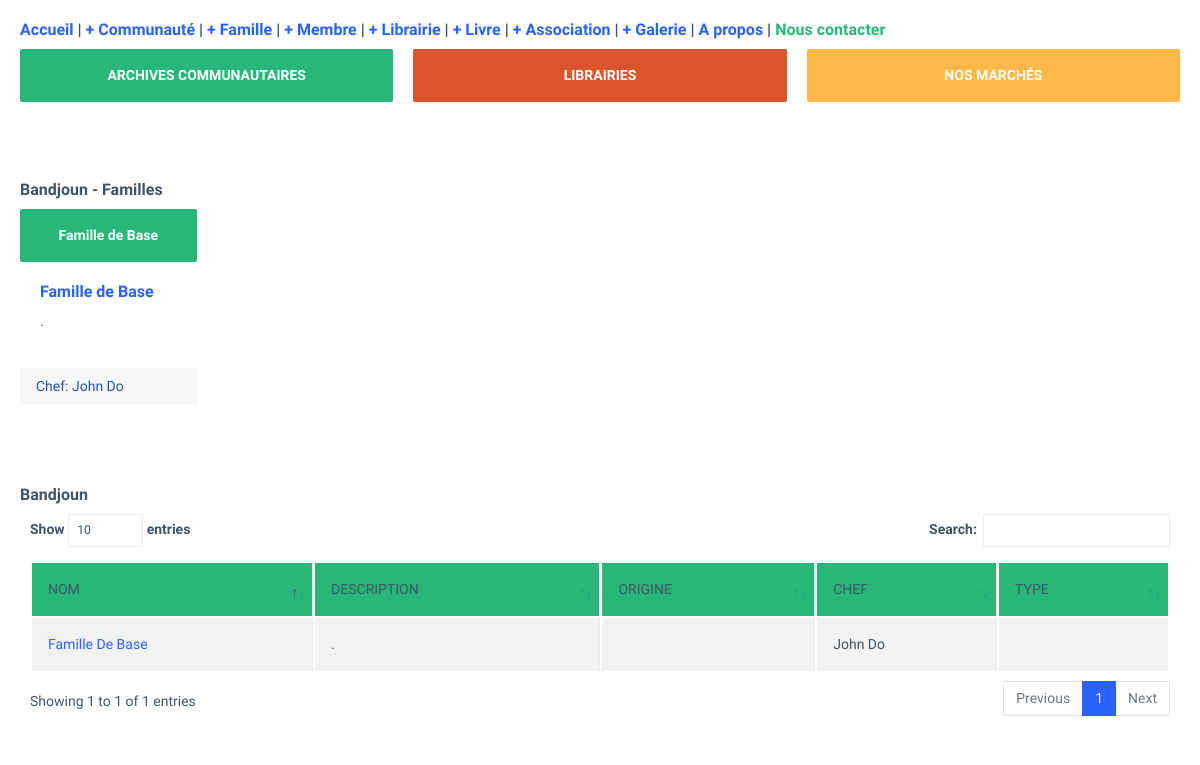
The app's page /ar/lfam/1 with its own data.
### coreapp/models/communaute.py (models this page shows, shortened)
class  Communaute(models.Model):
    class Meta:
        verbose_name = "Communauté"
        verbose_name_plural = " Les Communautés "
    db_table = "communautes"
    nom = models.CharField(max_length=150)
    description = models.TextField( default="")
    superficie = models.CharField(max_length=50, default=0)
    histoire = models.TextField(default="", blank=True)
    geographie = models.TextField(default="", blank=True)
    origine = models.CharField(max_length=150, default="")
    type =  models.CharField(max_length=50, choices=COM_CHOICES,blank=True,null=1)
    region = models.CharField(max_length=50, choices=REGIONS_CHOICES,blank=True,null=1)
    chef = models.ForeignKey("coreapp.Membre",on_delete=models.CASCADE, blank=True, null=True)

### coreapp/models/famille.py (models this page shows, shortened)
class Famille(models.Model):
    class Meta:
        verbose_name = "Famille"
        verbose_name_plural = "Les Familles"
    db_table = "familles"
    nom = models.CharField(max_length=150)
    description = models.TextField()
    histoire = models.TextField( null=True, blank=True)
    origine = models.TextField(  null=True, blank=True)
    type = models.CharField(max_length=50, blank=True)
    communaute = models.ForeignKey("Communaute",on_delete=models.CASCADE, null=True, blank=True)
    chef = models.ForeignKey(Membre,on_delete=models.CASCADE,related_name="mon_chef", null=True, blank=True)
    galeries = models.ManyToManyField(Galerie, related_name="galeries_famille", null=True, blank=True)

### coreapp/models/membre.py (models this page shows, shortened)
class Membre(models.Model):
    class Meta:
        verbose_name = " Membre"
        verbose_name_plural = "Les Membres"
    nomcomplet = models.CharField(max_length=100)
    login = models.CharField(max_length=50)
    pwd = models.CharField(max_length=50)
    etatvalidation = models.BooleanField(default=0,null=True)
    dateinscription = models.DateTimeField(null=True)
    type =  models.CharField(max_length=50, choices=TYPE_MEMBER_CHOICES,blank=True,null=1)
    sexe =  models.CharField(max_length=50, choices=SEX_CHOICES,blank=True,null=1)
    datenaissance = models.CharField(max_length=50, null=True)
    lieunaissance = models.CharField(max_length=50, null=True, blank=True)
    residence = models.CharField(max_length=150, null=True, blank=True)
    etatcivil = models.CharField(max_length=50, choices=ETATCIVIL_CHOICES, null=True)
    nbenfant = models.IntegerField(default=0)
    notabilite = models.CharField(max_length=250, null=True, blank=True)
    education = models.CharField(max_length=250, null=True, blank=True)
    diplomes = models.CharField(max_length=250, null=True, blank=True)
    profession = models.CharField(max_length=150, null=True, blank=True)
    familles = models.ManyToManyField("Famille",related_name="mes_familles", null=True)
    approbateurs = models.ManyToManyField("Membre", null=True, blank=True)
    associations = models.ManyToManyField("Association", null=True, blank=True)
    images = models.ManyToManyField("Image", null=True, blank=True)
    galeries = models.ManyToManyField("Galerie", related_name="mes_galeries", null=True, blank=True)
    pere = models.CharField(max_length=150)
    mere = models.CharField(max_length=150)
    vivant = models.BooleanField(default=True)
    datedeces = models.CharField(max_length=50, null=True, blank=True)

### archcore/views.py (the view)
# urls.py: path('lfam/<int:id>', views.listfamilles, name="listfamilles"),
def listfamilles(request, id):
    livres = Famille.objects.filter(communaute=id)
    lib = Communaute.objects.get(id=id)
    return render(request, "archcore/listfamilles.html", { "familles" : livres, "communaute" : lib } )

### coreapp/templates/archcore/listfamilles.html (shortened to what this page needs)
{% extends "base.html" %}
{% load static %}
{% block css %}
    <link href="{% static 'css/dataTables.bootstrap4.css' %} " rel="stylesheet">
{% endblock %}
{% block content %}
    <div class="row">
        <div class="col-12">
            <div class="card">
                <div class="card-body">
                    <h5 class="card-title">
                        {{ communaute.nom }} -  Familles
                    </h5>
                    <div class="row">
                        {% for liv in familles %}
                            <div class="col-md-6 col-lg-2 col-xlg-3">
                                <div class="card card-hover">
                                    <div class="box bg-success text-center">
                                        <h6 class="text-white">{{ liv.nom}} </h6>
                                    </div>
                                    <div class="card-body">
                                        <h5 class="card-title"><a href="{% url 'show_famille' liv.id %}"> {{liv.nom}} </a></h5>
                                        <p> {{liv.description}} </p>
                                    </div>
                                    <div class="card-footer">
                                        <div class="text-info">
                                           Chef:  {{ liv.chef.nomcomplet}}
                                        </div>
                                    </div>
                                </div>
                            </div>
                        {% endfor %}
                    </div>
                </div>
            </div>
        </div>
    </div>
    <div class="card">
        <div class="card-body">
            <h5 class="card-title">{{communaute.nom}} </h5>
            <div class="table-responsive">
                <table id="zero_config" class="table table-striped table-bordered">
                    <thead class="bg-success">
                        <tr>
                            <th>Nom</th>
                            <th>Description</th>
                            <th>Origine</th>
                            <th>Chef</th>
                            <th>Type</th>
                        </tr>
                    </thead>
                    <tbody>
                        {% for liv in familles %}
                            <tr>
                                <td class="text-capitalize">
                                    <a href="{% url 'show_famille' liv.id %}"> {{liv.nom}} </a>
                                </td>
                                <td class="text-capitalize">{{ liv.description}} </td>
                                <td class="text-capitalize">{{liv.origine}} </td>
                                <td class="text-capitalize">{{liv.chef.nomcomplet}}</td>
                                <td class="text-capitalize">{{liv.type}}</td>
                            </tr>
                        {% endfor %}
                    </tbody>
                </table>
            </div>
        </div>
    </div>
{% endblock %}

### coreapp/templates/archcore/listfamilles.html (style rules this page uses)
th { text-transform: uppercase; }

### records on screen
Communaute: nom "Bandjoun"
Famille: nom "Famille de Base", description ".", chef.nomcomplet "John Do", nom "Famille De Base"
